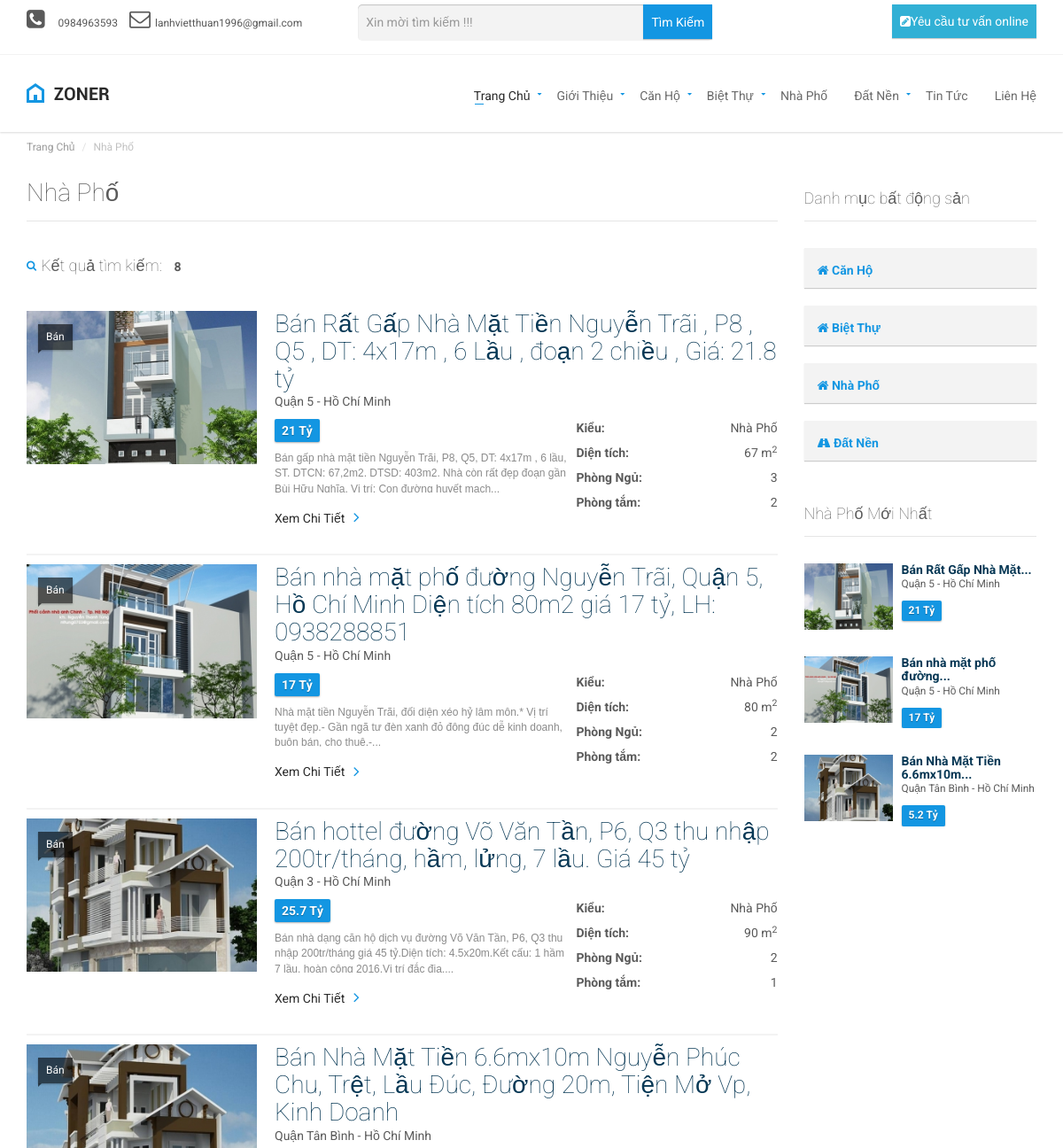
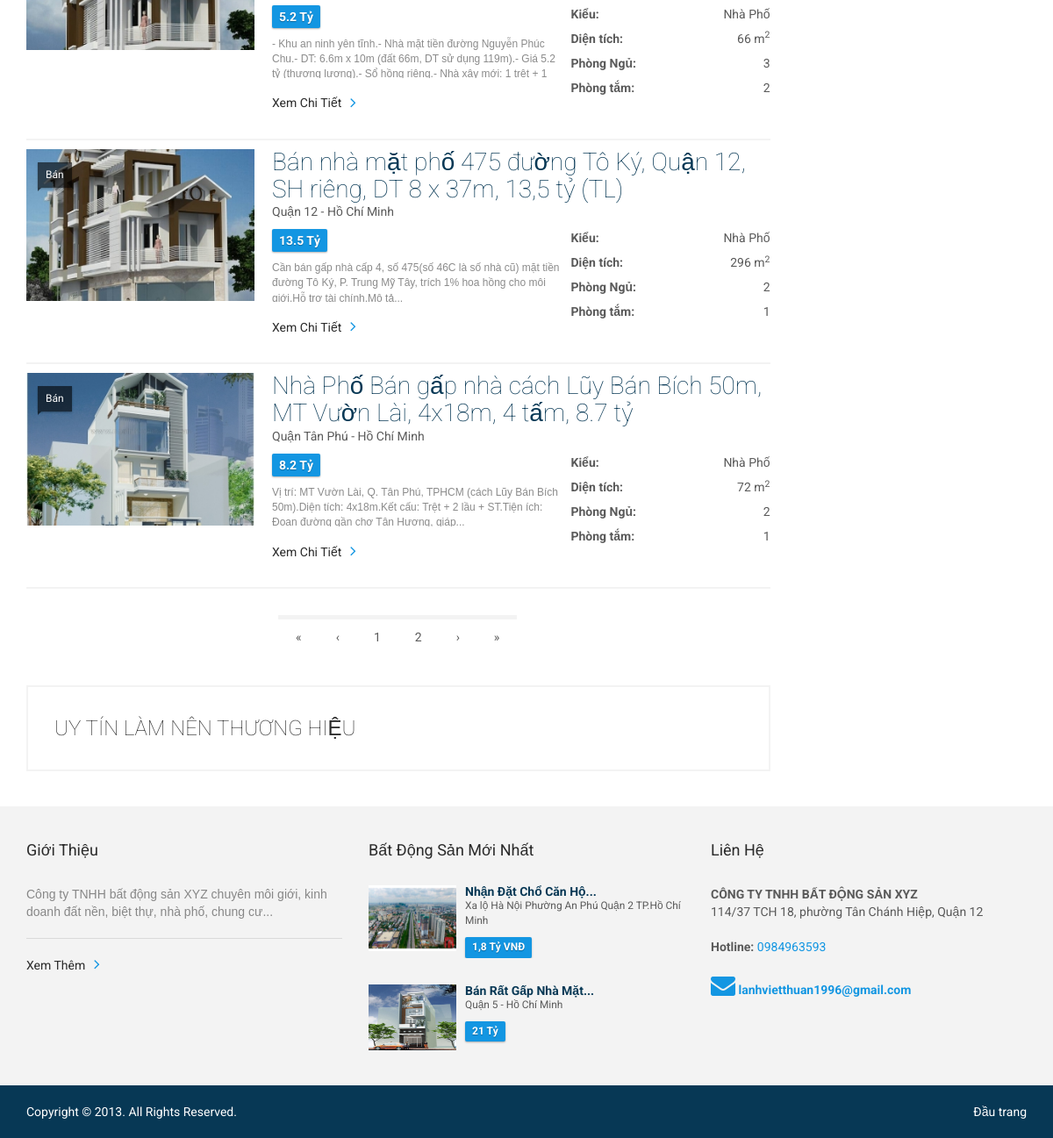
The page /nha-pho.html on the database its author committed (2 pictures, top to bottom).
### tables this page shows
CREATE TABLE `table_setting` (
  `id` int(10) NOT NULL,
  `title` varchar(255) NOT NULL,
  `keywords` varchar(1024) NOT NULL,
  `description` varchar(1024) NOT NULL,
  `h1` varchar(255) NOT NULL,
  `h2` varchar(255) NOT NULL,
  `h3` varchar(255) NOT NULL,
  `giupdochiase` int(11) NOT NULL,
  `ten` varchar(255) NOT NULL,
  `email` varchar(255) NOT NULL,
  `dienthoai` varchar(255) NOT NULL,
  `support` varchar(255) NOT NULL,
  `diachi` varchar(255) NOT NULL,
  `slogan` varchar(1024) NOT NULL,
  `slogan2` varchar(1024) NOT NULL,
  `hotline` varchar(255) NOT NULL,
  `toado` varchar(255) NOT NULL,
  `website` varchar(255) NOT NULL,
  `facebook` varchar(255) NOT NULL,
  `twitter` varchar(255) NOT NULL,
  `google` varchar(255) NOT NULL,
  `youtube` varchar(255) NOT NULL
);

CREATE TABLE `table_photo` (
  `id` int(10) UNSIGNED NOT NULL,
  `photo` varchar(225) NOT NULL,
  `thumb` varchar(225) NOT NULL,
  `ten` varchar(100) NOT NULL,
  `mota` text NOT NULL,
  `id_cat` int(10) UNSIGNED NOT NULL,
  `stt` int(10) UNSIGNED NOT NULL DEFAULT '1',
  `hienthi` tinyint(1) NOT NULL DEFAULT '1',
  `com` varchar(30) NOT NULL
);

CREATE TABLE `table_product` (
  `id` int(10) UNSIGNED NOT NULL,
  `id_list` int(11) NOT NULL,
  `id_item` int(10) NOT NULL,
  `id_cat` int(11) NOT NULL,
  `noibat` int(11) NOT NULL,
  `photo` varchar(225) NOT NULL,
  `thumb` varchar(225) NOT NULL,
  `ten` varchar(100) NOT NULL,
  `h1` varchar(255) NOT NULL,
  `h2` varchar(255) NOT NULL,
  `h3` varchar(255) NOT NULL,
  `tenkhongdau` varchar(255) NOT NULL,
  `gia` text NOT NULL,
  `phongtam` varchar(255) NOT NULL,
  `kichthuoc` varchar(255) NOT NULL,
  `diachi` varchar(255) NOT NULL,
  `kieu` varchar(255) NOT NULL,
  `tinhtrang` varchar(255) NOT NULL,
  `dientich` varchar(255) NOT NULL,
  `phongngu` varchar(255) NOT NULL,
  `mota` text NOT NULL,
  `nhadexe` varchar(255) NOT NULL,
  `title` varchar(255) NOT NULL,
  `tieude1` text NOT NULL,
  `tieude2` text NOT NULL,
  `tieude3` text NOT NULL,
  `chitiet1` text NOT NULL,
  `chitiet2` text NOT NULL,
  `chitiet3` text NOT NULL,
  `keywords` varchar(1024) NOT NULL,
  `description` varchar(1024) NOT NULL,
  `stt` int(10) UNSIGNED NOT NULL DEFAULT '1',
  `hienthi` tinyint(1) NOT NULL DEFAULT '1',
  `ngaytao` int(11) NOT NULL,
  `ngaysua` int(11) NOT NULL,
  `luotxem` int(11) NOT NULL,
  `spbc` int(11) NOT NULL
);

### templates/nhapho_tpl.php (the view, shortened to what the rows shown need)
<div id="page-content">
    <div class="container">
        <div class="row">
            <div class="col-md-9 col-sm-9">
                <section id="results">
                    <header><h1>Nhà Phố</h1></header>
                    <section id="properties" class="display-lines">
                    <?php
                        if(count($product_nhapho) > 0)
                        {
                            foreach ($product_nhapho as $key => $nhapho) {
                     ?>
                        <div class="property" style="margin-bottom:10px">
                            <figure class="tag status"><?= $nhapho['tinhtrang'] ?></figure>
                            <div class="property-image">
                                <a href="nha-pho/<?= $nhapho['tenkhongdau'] ?>.html">
                                    <img alt="" src="<?= _upload_product_l.$nhapho['thumb'] ?>">
                                </a>
                            </div>
                            <div class="info">
                                <header>
                                    <a href="nha-pho/<?= $nhapho['tenkhongdau'] ?>.html"><h3><?= $nhapho['ten'] ?></h3></a>
                                    <figure><?= $nhapho['diachi'] ?></figure>
                                    <dl style="width: 40%;
                                    float: right;
                                    ">
                                        <dt>Kiểu:</dt>
                                            <dd> <?= $nhapho['kieu'] ?></dd>
                                        <dt>Diện tích:</dt>
                                            <dd><?= $nhapho['dientich'] ?> m<sup>2</sup></dd>
                                        <dt>Phòng Ngủ:</dt>
                                            <dd><?= $nhapho['phongngu'] ?></dd>
                                        <dt>Phòng tắm:</dt>
                                            <dd><?= $nhapho['phongtam'] ?></dd>
                                    </dl>
                                </header>
                                <div class="tag price"><?= $nhapho['gia'] ?></div>
                                <aside>
                                    <p>
                                            <?=catchuoi(strip_tags($nhapho['mota']),255)?>
                                    </p>
                                </aside>
                                <a href="nha-pho/<?= $nhapho['tenkhongdau'] ?>.html" class="link-arrow">Xem Chi Tiết</a>
                            </div>
                        </div>
                        <?php }  ?>
                        <?php }  ?>
                        <section id="advertising" style="margin-top:10px ">
                            <a href="submit.html">
                                <div class="banner">
                                    <div class="wrapper">
                                        <span class="title"><?= $row_setting['slogan'] ?></span>
                                    </div>
                                </div>
                            </a>
                        </section>
                    </section>
                </section>
            </div>
            <div class="col-md-3 col-sm-3">
               <section id="sidebar">
                    <aside id="featured-properties">
                        <?php
                        if(count($r_product_newnhapho) > 0)
                        {
                            foreach ($r_product_newnhapho as $key => $pnhapho) {
                         ?>
                        <div class="property small">
                            <a href="<?= $pnhapho['tenkhongdaul'].'/'.$pnhapho['tenkhongdaup'] ?>.html">
                                <div class="property-image">
                                    <img alt="" src="<?= _upload_product_l.$pnhapho['thumbp'] ?>" width=100px height=75px>
                                </div>
                            </a>
                            <div class="info">
                                <a href="<?= $pnhapho['tenkhongdaul'].'/'.$pnhapho['tenkhongdaup'] ?>.html"><h4><?= catchuoi($pnhapho['tenp'],25) ?></h4></a>
                                <figure><?= $pnhapho['diachi'] ?> </figure>
                                <div class="tag price"><?=$pnhapho['gia'] ?></div>
                            </div>
                        </div>
                        <?php } ?>
                        <?php } ?>
                    </aside>
                </section>
        </div>
    </div>
</div>

### templates/layout/navigation.php (shortened to what the rows shown need)
 <?php
    $d->reset();
    $sql_banner_giua = "select photo from #_photo where com='banner_top' order by id desc";
    $d->query($sql_banner_giua);
    $row_banner_giua = $d->result_array();
    ?>
<div class="navigation">
        <div class="secondary-navigation">
            <div class="container">
                <div class="contact">
                    <figure><strong><i class="fa fa-phone-square fa-2x"  aria-hidden="true"></i></strong><a href="tel:<?=$row_setting['hotline']?>" ><?= $row_setting['hotline']?></a></figure>
                    <figure><strong><i class="fa fa-envelope-o fa-2x" aria-hidden="true"></i></strong><?= $row_setting['email']?></figure>
                    <figure style="margin-left: 50px">
                         <form role="form" name=frm id="form-contact" method="get" action="index.php"  class="clearfix">
                         </form>
                    </figure>
                </div>
            </div>
        </div>
        <div class="container">
            <header class="navbar" id="top" role="banner">
                <div class="navbar-header">
                    <div class="navbar-brand nav" id="brand">
                        <a href="index.html"><img src="<?=_upload_hinhanh_l.$row_banner_giua[0]['photo']?>" alt="<?=$row_setting['ten']?>" width=94px height=27px ></a>
                    </div>
                </div>
            </header>
        </div>
    </div>

### templates/layout/footer.php (shortened to what the rows shown need)
<footer id="page-footer">
    <div class="inner">
        <aside id="footer-main">
            <div class="container">
                <div class="row">
                    <div class="col-md-4 col-sm-4">
                        <article>
                            <h3>Giới Thiệu</h3>
                            <p>
                                <?= $row_setting['description'] ?>
                            </p>
                            <hr>
                            <a href="gioi-thieu.html" class="link-arrow">Xem Thêm</a>
                        </article>
                    </div>
                        <?php
                        $d->reset();
                        $sql="select table_product.tenkhongdau AS tenkhongdaup,table_product_list.tenkhongdau AS tenkhongdaul,table_product.photo as photop,gia,table_product.ten as tenp,dientich,phongngu,phongtam,nhadexe,diachi
                             from table_product,table_product_list where table_product.hienthi =1 and table_product.spbc > 0 and table_product.id_list = table_product_list.id
                                    order by table_product.stt,table_product.id
                                         limit 0,2";
                        $d->query($sql);
                        $r_product_new_footer=$d->result_array();
                       ?>
                    <div class="col-md-4 col-sm-4">
                        <article>
                            <?php
                            if(count($r_product_new_footer) > 0)
                            {
                                foreach ($r_product_new_footer as $key => $pfooter) {
                             ?>
                            <div class="property small">
                                <a href="<?= $pfooter['tenkhongdaul'].'/'.$pfooter['tenkhongdaup'] ?>.html">
                                    <div class="property-image">
                                        <img alt="" src=" <?=_upload_product_l.$pfooter['photop'] ?>" width="100px" height="75px">
                                    </div>
                                </a>
                                <div class="info">
                                    <a href="<?= $pfooter['tenkhongdaul'].'/'.$pfooter['tenkhongdaup'] ?>.html"><h4><?= catchuoi($pfooter['tenp'],25) ?></h4></a>
                                    <figure><?= $pfooter['diachi'] ?></figure>
                                    <div class="tag price"><?= $pfooter['gia'] ?></div>
                                </div>
                            </div>
                            <?php } ?>
                            <?php } ?>
                        </article>
                    </div>
                    <div class="col-md-4 col-sm-4">
                        <article>
                            <h3>Liên Hệ</h3>
                            <address>
                                <strong><?= $row_setting['ten'] ?></strong><br>
                                <?= $row_setting['diachi'] ?>
                            </address>
                            <strong>Hotline:</strong><a href="tel:<?=$row_setting['hotline']?>"> <?= $row_setting['hotline'] ?></a><br><br>
                            <a href="#"><i class="fa fa-envelope fa-2x" aria-hidden="true"></i> <strong><?= $row_setting['email'] ?></strong></a><br>
                        </article>
                    </div>
                </div>
            </div>
        </aside>
    </div>
</footer>

### rows shown on the page
table_setting: hotline "0984963593", email "lanhvietthuan1996@gmail.com", slogan "UY TÍN LÀM NÊN THƯƠNG HIỆU", description "Công ty TNHH bất động sản XYZ chuyên môi giới, kinh doanh đất nền, biệt thự, nhà phố, chung cư...", ten "CÔNG TY TNHH BẤT ĐỘNG SẢN XYZ", diachi "114/37 TCH 18, phường Tân Chánh Hiệp, Quận 12"
table_photo: photo (picture)
table_product: tinhtrang "Bán", thumb (picture), ten "Bán Rất Gấp Nhà Mặt Tiền Nguyễn Trãi , P8 , Q5 , DT: 4x17m , 6 Lầu , đoạn 2 chiều , Giá: 21.8 tỷ", diachi "Quận 5 - Hồ Chí Minh", kieu "Nhà Phố", dientich "67", phongngu "3", phongtam "2", gia "21 Tỷ", mota "Bán gấp nhà mặt tiền Nguyễn Trãi, P8, Q5, DT: 4x17m , 6 lầu, ST. DTCN: 67,2m2. DTSD: 403m2. Nhà còn rất đẹp đoạn gần Bùi Hữu Nghĩa. Vị trí: Con đường huyết mạch...", ten "Bán Rất Gấp Nhà Mặt...", photo (picture)
table_product: tinhtrang "Bán", thumb (picture), ten "Bán nhà mặt phố đường Nguyễn Trãi, Quận 5, Hồ Chí Minh Diện tích 80m2 giá 17 tỷ, LH: 0938288851", diachi "Quận 5 - Hồ Chí Minh", kieu "Nhà Phố", dientich "80", phongngu "2", phongtam "2", gia "17 Tỷ", mota "Nhà mặt tiền Nguyễn Trãi, đối diện xéo hỷ lâm môn.* Vị trí tuyệt đẹp.- Gần ngã tư đèn xanh đỏ đông đúc dễ kinh doanh, buôn bán, cho thuê.-...", ten "Bán nhà mặt phố đường..."
table_product: tinhtrang "Bán", thumb (picture), ten "Bán hottel đường Võ Văn Tần, P6, Q3 thu nhập 200tr/tháng, hầm, lửng, 7 lầu. Giá 45 tỷ", diachi "Quận 3 - Hồ Chí Minh", kieu "Nhà Phố", dientich "90", phongngu "2", phongtam "1", gia "25.7 Tỷ", mota "Bán nhà dạng căn hộ dịch vụ đường Võ Văn Tần, P6, Q3 thu nhập 200tr/tháng giá 45 tỷ.Diện tích: 4.5x20m.Kết cấu: 1 hầm 7 lầu, hoàn công 2016.Vị trí đắc địa,..."
table_product: tinhtrang "Bán", thumb (picture), ten "Bán Nhà Mặt Tiền 6.6mx10m Nguyễn Phúc Chu, Trệt, Lầu Đúc, Đường 20m, Tiện Mở Vp, Kinh Doanh", diachi "Quận Tân Bình - Hồ Chí Minh", kieu "Nhà Phố", dientich "66", phongngu "3", phongtam "2", gia "5.2 Tỷ", mota "- Khu an ninh yên tĩnh.- Nhà mặt tiền đường Nguyễn Phúc Chu.- DT: 6.6m x 10m (đất 66m, DT sử dụng 119m).- Giá 5.2 tỷ (thương lượng).- Sổ hồng riêng.- Nhà xây mới: 1 trệt + 1…", ten "Bán Nhà Mặt Tiền 6.6mx10m..."
table_product: tinhtrang "Bán", thumb (picture), ten "Bán nhà mặt phố 475 đường Tô Ký, Quận 12, SH riêng, DT 8 x 37m, 13,5 tỷ (TL)", diachi "Quận 12 - Hồ Chí Minh", kieu "Nhà Phố", dientich "296", phongngu "2", phongtam "1", gia "13.5 Tỷ", mota "Cần bán gấp nhà cấp 4, số 475(số 46C là số nhà cũ) mặt tiền đường Tô Ký, P. Trung Mỹ Tây, trích 1% hoa hồng cho môi giới.Hỗ trợ tài chính.Mô tả..."
table_product: tinhtrang "Bán", thumb (picture), ten "Nhà Phố Bán gấp nhà cách Lũy Bán Bích 50m, MT Vườn Lài, 4x18m, 4 tấm, 8.7 tỷ", diachi "Quận Tân Phú - Hồ Chí Minh", kieu "Nhà Phố", dientich "72", phongngu "2", phongtam "1", gia "8.2 Tỷ", mota "Vị trí: MT Vườn Lài, Q. Tân Phú, TPHCM (cách Lũy Bán Bích 50m).Diện tích: 4x18m.Kết cấu: Trệt + 2 lầu + ST.Tiện ích: Đoạn đường gần chợ Tân Hương, giáp..."
table_product: photo (picture), ten "Nhận Đặt Chổ Căn Hộ...", diachi "Xa lộ Hà Nội Phường An Phú Quận 2 TP.Hồ Chí Minh", gia "1,8 Tỷ VNĐ"

### other values the page prints
$dem['dem'] "8"
